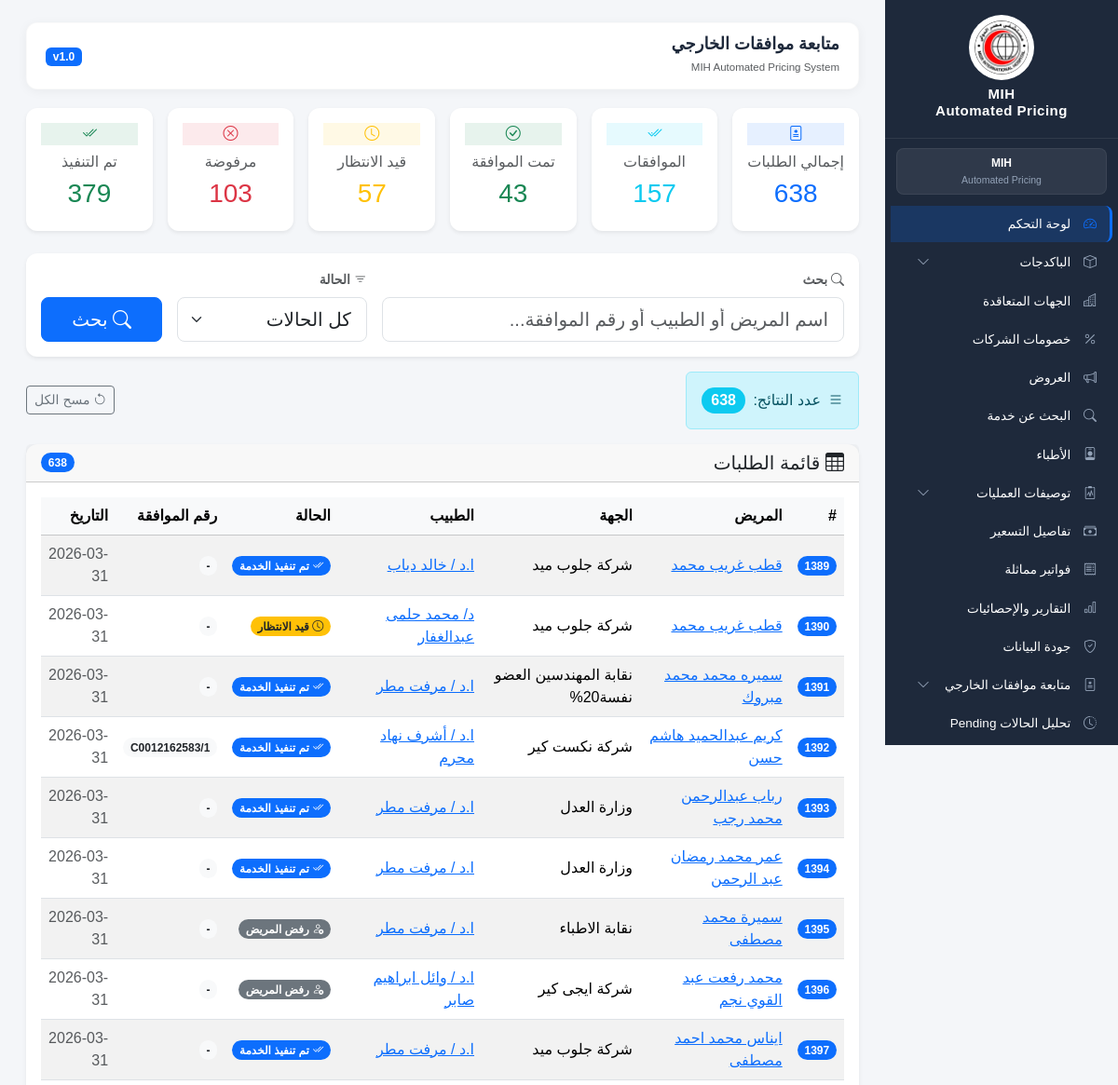
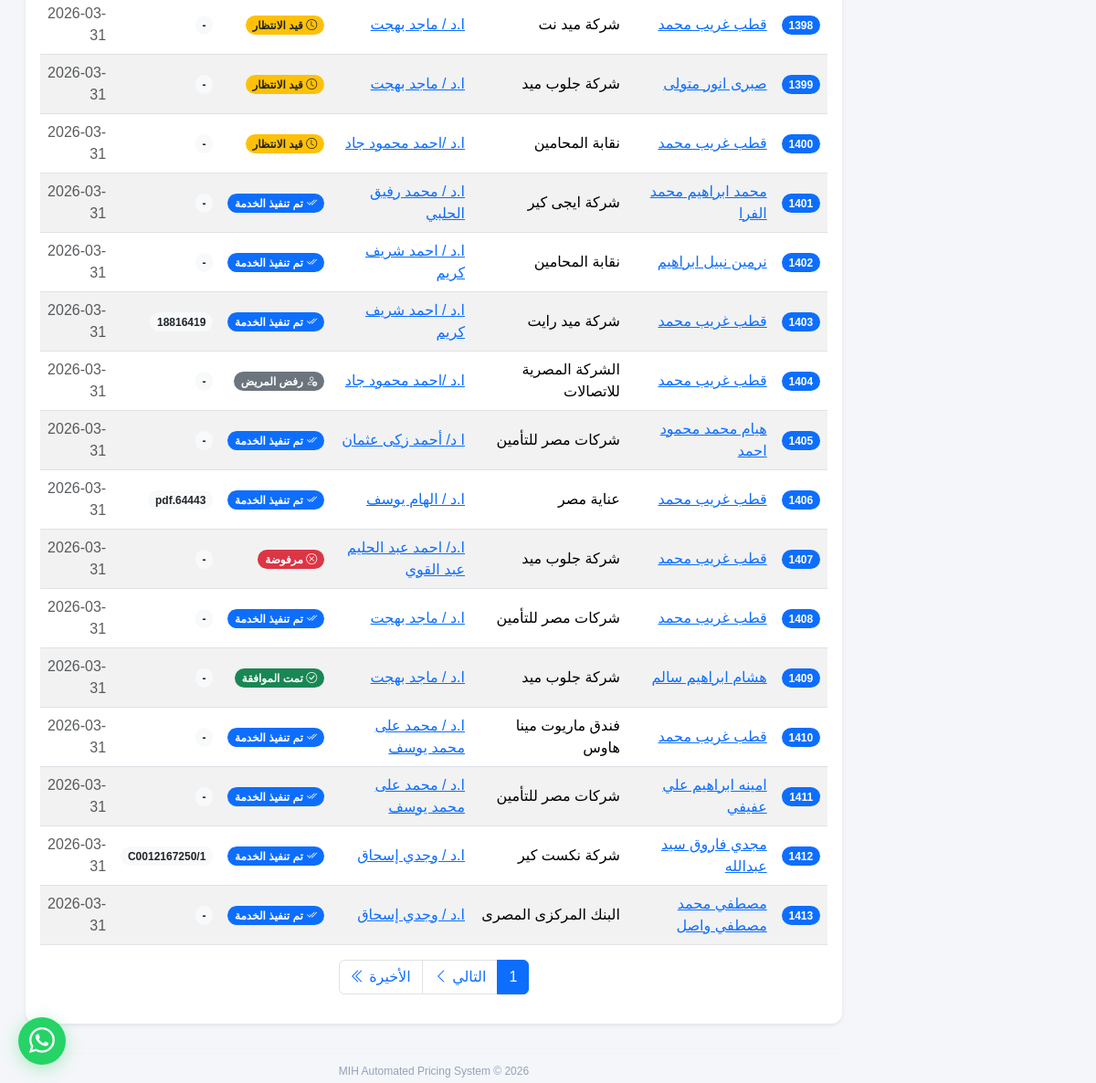
Screenshot of /external-approvals/ with the database file from the repository (2 pictures, top to bottom).
### pricing_requests/models.py (models this page shows, shortened)
class PricingRequest(models.Model):
    STATUS_CHOICES = [
    ("pending", "Pending"),
    ("approved", "Approved"),
    ("rejected", "Rejected"),
    ("service_done", "Service Done"),
    ("patient_refused", "Patient Refused"),
    ("unknown", "Unknown"),
]
    patient = models.ForeignKey(
        Patient,
        on_delete=models.CASCADE,
        related_name="pricing_requests"
    )
    entity = models.ForeignKey(
        ContractEntity,
        on_delete=models.PROTECT,
        related_name="pricing_requests"
    )
    sub_company = models.ForeignKey(
        SubCompany,
        on_delete=models.SET_NULL,
        null=True,
        blank=True,
        related_name="pricing_requests"
    )
    doctor_name = models.CharField(
        max_length=255
    )
    specialty = models.ForeignKey(
        Specialty,
        on_delete=models.PROTECT,
        related_name="pricing_requests"
    )
    procedure_name = models.CharField(
        max_length=500
    )
    requested_cost = models.DecimalField(
        max_digits=12,
        decimal_places=2,
        blank=True,
        null=True
    )
    received_cost = models.DecimalField(
        max_digits=12,
        decimal_places=2,
        blank=True,
        null=True
    )
    main_status = models.CharField(
    max_length=100,
    blank=True,
    null=True
    )
    billing_status = models.CharField(
    max_length=100,
    blank=True,
    null=True
    )
    approval_number = models.CharField(
    max_length=100,
    blank=True,
    null=True
)
    approval_date = models.DateField(
        blank=True,
        null=True
    )
    approval_expiry_date = models.DateField(
        blank=True,
        null=True
    )
    account_number = models.CharField(
        max_length=100,
        blank=True,
        null=True
    )
    expected_admission_date = models.DateField(
        blank=True,
        null=True
    )
    service_date = models.DateField(
    blank=True,
    null=True
)
    status = models.CharField(
        max_length=30,
        choices=STATUS_CHOICES,
        default="pending"
    )
    created_by = models.ForeignKey(
    User,
    on_delete=models.SET_NULL,
    null=True,
    blank=True,
    related_name="created_pricing_requests"
)
    agent_1 = models.ForeignKey(
    User,
    on_delete=models.SET_NULL,
    null=True,
    blank=True,
    related_name="agent1_requests"
)
    agent_2 = models.ForeignKey(
    User,
    on_delete=models.SET_NULL,
    null=True,
    blank=True,
    related_name="agent2_requests"
)
    created_at = models.DateTimeField(
        auto_now_add=True
    )
    updated_at = models.DateTimeField(
        auto_now=True
    )
    request_date = models.DateField(
    blank=True,
    null=True
)
    class Meta:
        verbose_name = "طلب تسعير"
        verbose_name_plural = "طلبات التسعير"
        indexes = [
        models.Index(fields=["status"]),
        models.Index(fields=["entity"]),
        models.Index(fields=["specialty"]),
        models.Index(fields=["expected_admission_date"]),
    ]

class Patient(models.Model):
    full_name = models.CharField(
        max_length=255
    )
    card_number = models.CharField(
        max_length=100,
        blank=True,
        null=True
    )
    phone = models.CharField(
        max_length=20,
        blank=True,
        null=True
    )
    medical_number = models.CharField(
    max_length=100,
    unique=True,
    blank=True,
    null=True
    )
    notes = models.TextField(
        blank=True,
        null=True
    )
    created_at = models.DateTimeField(
        auto_now_add=True
    )
    class Meta:
        verbose_name = "مريض"
        verbose_name_plural = "المرضى"

### contracts/models.py (models this page shows, shortened)
class ContractEntity(models.Model):
    name = models.CharField(
        max_length=255,
        unique=True
    )
    contract_type = models.CharField(
        max_length=100,
        blank=True,
        null=True
    )
    notes = models.TextField(
        blank=True,
        null=True
    )
    is_active = models.BooleanField(
        default=True
    )
    created_at = models.DateTimeField(
        auto_now_add=True
    )
    updated_at = models.DateTimeField(
        auto_now=True
    )
    class Meta:
        verbose_name = "الجهة"
        verbose_name_plural = "الجهات المتعاقدة"
        ordering = ["name"]

### frontend/views.py (the view, shortened to what this page needs)
def external_approvals(request):
    search = request.GET.get("search", "")
    status = request.GET.get("status", "")  # إضافة فلتر الحالة
    requests_qs = (
        PricingRequest.objects
        .select_related(
            "patient",
            "entity",
            "specialty"
        )
        .order_by("-request_date")
    )
    if status:
        requests_qs = requests_qs.filter(status=status)
    total_requests = requests_qs.count()
    approval_numbers = requests_qs.exclude(
        approval_number__isnull=True
    ).exclude(
        approval_number=""
    ).count()
    approved = requests_qs.filter(status="approved").count()
    pending = requests_qs.filter(status="pending").count()
    rejected = requests_qs.filter(status="rejected").count()
    service_done = requests_qs.filter(status="service_done").count()
    paginator = Paginator(requests_qs, 25)
    page_obj = paginator.get_page(request.GET.get("page"))
    context = {
        "page_obj": page_obj,
        "search": search,
        "status": status,  # إرسال الفلتر للـ Template
        "total_requests": total_requests,
        "approval_numbers": approval_numbers,
        "approved": approved,
        "pending": pending,
        "rejected": rejected,
        "service_done": service_done,
    }
    return render(
        request,
        "frontend/external_approvals.html",
        context
    )

### frontend/templates/frontend/external_approvals.html (shortened to what this page needs)
{% extends 'frontend/base.html' %}
{% block page_title %}
متابعة موافقات الخارجي
{% endblock %}
{% block content %}
<div class="row g-3 mb-4">
    <div class="col-md-2">
        <div class="card text-center border-primary shadow-sm hover-shadow">
            <div class="card-body">
                <div class="icon-circle bg-primary bg-opacity-10 mb-2 mx-auto">
                    <i class="bi bi-file-medical text-primary"></i>
                </div>
                <h6 class="text-muted">إجمالي الطلبات</h6>
                <h3 class="text-primary">{{ total_requests }}</h3>
            </div>
        </div>
    </div>
    <div class="col-md-2">
        <div class="card text-center border-info shadow-sm hover-shadow">
            <div class="card-body">
                <div class="icon-circle bg-info bg-opacity-10 mb-2 mx-auto">
                    <i class="bi bi-check2-all text-info"></i>
                </div>
                <h6 class="text-muted">الموافقات</h6>
                <h3 class="text-info">{{ approval_numbers }}</h3>
            </div>
        </div>
    </div>
    <div class="col-md-2">
        <div class="card text-center border-success shadow-sm hover-shadow">
            <div class="card-body">
                <div class="icon-circle bg-success bg-opacity-10 mb-2 mx-auto">
                    <i class="bi bi-check-circle text-success"></i>
                </div>
                <h6 class="text-muted">تمت الموافقة</h6>
                <h3 class="text-success">{{ approved }}</h3>
            </div>
        </div>
    </div>
    <div class="col-md-2">
        <div class="card text-center border-warning shadow-sm hover-shadow">
            <div class="card-body">
                <div class="icon-circle bg-warning bg-opacity-10 mb-2 mx-auto">
                    <i class="bi bi-clock text-warning"></i>
                </div>
                <h6 class="text-muted">قيد الانتظار</h6>
                <h3 class="text-warning">{{ pending }}</h3>
            </div>
        </div>
    </div>
    <div class="col-md-2">
        <div class="card text-center border-danger shadow-sm hover-shadow">
            <div class="card-body">
                <div class="icon-circle bg-danger bg-opacity-10 mb-2 mx-auto">
                    <i class="bi bi-x-circle text-danger"></i>
                </div>
                <h6 class="text-muted">مرفوضة</h6>
                <h3 class="text-danger">{{ rejected }}</h3>
            </div>
        </div>
    </div>
    <div class="col-md-2">
        <div class="card text-center border-success shadow-sm hover-shadow">
            <div class="card-body">
                <div class="icon-circle bg-success bg-opacity-10 mb-2 mx-auto">
                    <i class="bi bi-check2-all text-success"></i>
                </div>
                <h6 class="text-muted">تم التنفيذ</h6>
                <h3 class="text-success">{{ service_done }}</h3>
            </div>
        </div>
    </div>
</div>
<div class="card shadow-sm border-0 hover-shadow">
    <div class="card-body">
        <form method="get">
            <div class="row g-3 align-items-end">
                <div class="col-md-7">
                    <label class="form-label fw-bold small text-muted">
                        <i class="bi bi-search"></i> بحث
                    </label>
                    <input
                        type="text"
                        class="form-control form-control-lg"
                        name="search"
                        placeholder="اسم المريض أو الطبيب أو رقم الموافقة..."
                        value="{{ search }}"
                    >
                </div>
                <div class="col-md-3">
                    <label class="form-label fw-bold small text-muted">
                        <i class="bi bi-filter"></i> الحالة
                    </label>
                    <select name="status" class="form-select form-select-lg">
                        <option value="">كل الحالات</option>
                    </select>
                </div>
                <div class="col-md-2">
                    <button class="btn btn-primary btn-lg w-100">
                        <i class="bi bi-search"></i> بحث
                    </button>
                </div>
            </div>
        </form>
    </div>
</div>
<div class="d-flex justify-content-between align-items-center mt-3">
    <div class="alert alert-info mb-0 d-flex align-items-center gap-2">
        <i class="bi bi-list"></i>
        عدد النتائج:
        <strong class="badge bg-info rounded-pill fs-6">
            {{ page_obj.paginator.count }}
        </strong>
    </div>
    <a href="{% url 'external_approvals' %}" class="btn btn-outline-secondary btn-sm">
        <i class="bi bi-arrow-counterclockwise"></i> مسح الكل
    </a>
</div>
<div class="card shadow-sm border-0 mt-3 hover-shadow">
    <div class="card-header d-flex justify-content-between align-items-center">
        <h5 class="mb-0">
            <i class="bi bi-table"></i>
            قائمة الطلبات
        </h5>
        <span class="badge bg-primary rounded-pill">
            {{ page_obj.paginator.count }}
        </span>
    </div>
    <div class="card-body">
        <div class="table-responsive">
            <table class="table table-hover table-striped align-middle">
                <thead class="table-light">
                    <tr>
                        <th>#</th>
                        <th>المريض</th>
                        <th>الجهة</th>
                        <th>الطبيب</th>
                        <th>الحالة</th>
                        <th>رقم الموافقة</th>
                        <th>التاريخ</th>
                    </tr>
                </thead>
                <tbody>
                {% for item in page_obj %}
                    <tr>
                        <td>
                            <a href="{% url 'approval_detail' item.id %}" class="badge bg-primary rounded-pill text-decoration-none">
                                {{ item.id }}
                            </a>
                        </td>
                        <td>
    <a href="{% url 'patient_detail' item.patient.id %}">
        {{ item.patient.full_name }}
    </a>
</td>
                        <td>{{ item.entity.name }}</td>
                       <td>
    <a href="{% url 'doctor_detail' item.doctor_name %}">
        {{ item.doctor_name }}
    </a>
</td>
                        <td>
                            {% if item.status == "approved" %}
                                <span class="badge bg-success rounded-pill">
                                    <i class="bi bi-check-circle"></i> تمت الموافقة
                                </span>
                            {% elif item.status == "pending" %}
                                <span class="badge bg-warning text-dark rounded-pill">
                                    <i class="bi bi-clock"></i> قيد الانتظار
                                </span>
                            {% elif item.status == "rejected" %}
                                <span class="badge bg-danger rounded-pill">
                                    <i class="bi bi-x-circle"></i> مرفوضة
                                </span>
                            {% elif item.status == "service_done" %}
                                <span class="badge bg-primary rounded-pill">
                                    <i class="bi bi-check2-all"></i> تم تنفيذ الخدمة
                                </span>
                            {% elif item.status == "patient_refused" %}
                                <span class="badge bg-secondary rounded-pill">
                                    <i class="bi bi-person-x"></i> رفض المريض
                                </span>
                            {% else %}
                                <span class="badge bg-dark rounded-pill">
                                    {{ item.status }}
                                </span>
                            {% endif %}
                        </td>
                        <td>
                            <span class="badge bg-light text-dark rounded-pill">
                                {{ item.approval_number|default:"-" }}
                            </span>
                        </td>
                        <td>
                            <span class="text-muted">
                                {{ item.request_date|date:"Y-m-d" }}
                            </span>
                        </td>
                    </tr>
                {% endfor %}
                </tbody>
            </table>
        </div>
        <nav>
            <ul class="pagination justify-content-center">
                <li class="page-item active">
                    <span class="page-link">
                        {{ page_obj.number }}
                    </span>
                </li>
                {% if page_obj.has_next %}
                <li class="page-item">
                    <a class="page-link"
                       href="?page={{ page_obj.next_page_number }}&search={{ search }}&status={{ status }}">
                        التالي
                        <i class="bi bi-chevron-left"></i>
                    </a>
                </li>
                <li class="page-item">
                    <a class="page-link"
                       href="?page={{ page_obj.paginator.num_pages }}&search={{ search }}&status={{ status }}">
                        الأخيرة
                        <i class="bi bi-chevron-double-left"></i>
                    </a>
                </li>
                {% endif %}
            </ul>
        </nav>
    </div>
</div>
{% endblock %}

### frontend/templates/frontend/base.html (style rules this page uses)
:root { --sidebar-bg: #1e293b; --sidebar-hover: rgba(255,255,255,0.12); --sidebar-active: #0d6efd; --text-white: #ffffff; --text-muted: #94a3b8; --card-shadow: 0 2px 12px rgba(0,0,0,0.05); --card-shadow-hover: 0 6px 25px rgba(0,0,0,0.1); --border-radius: 12px; --transition-speed: 0.3s; }
* { margin: 0; padding: 0; box-sizing: border-box; }
html, body { height: 100%; }
body { background: #f4f6f9; font-family: Tahoma, sans-serif; display: flex; flex-direction: column; }
.card { border: none; border-radius: var(--border-radius); box-shadow: var(--card-shadow); transition: all var(--transition-speed) ease; background: white; }

### rows the page displays
PricingRequest: id "1389", patient.full_name "قطب غريب محمد", entity.name "شركة جلوب ميد", doctor_name "ا.د / خالد دياب", status "service_done" (drawn), approval_number "-", request_date "2026-03-31"
PricingRequest: id "1390", patient.full_name "قطب غريب محمد", entity.name "شركة جلوب ميد", doctor_name "د/ محمد حلمى عبدالغفار", status "pending" (drawn), approval_number "-", request_date "2026-03-31"
PricingRequest: id "1391", patient.full_name "سميره محمد محمد مبروك", entity.name "نقابة المهندسين العضو نفسة20%", doctor_name "ا.د / مرفت مطر", status "service_done" (drawn), approval_number "-", request_date "2026-03-31"
PricingRequest: id "1392", patient.full_name "كريم عبدالحميد هاشم حسن", entity.name "شركة نكست كير", doctor_name "ا.د / أشرف نهاد محرم", status "service_done" (drawn), approval_number "C0012162583/1", request_date "2026-03-31"
PricingRequest: id "1393", patient.full_name "رباب عبدالرحمن محمد رجب", entity.name "وزارة العدل", doctor_name "ا.د / مرفت مطر", status "service_done" (drawn), approval_number "-", request_date "2026-03-31"
PricingRequest: id "1394", patient.full_name "عمر محمد رمضان عبد الرحمن", entity.name "وزارة العدل", doctor_name "ا.د / مرفت مطر", status "service_done" (drawn), approval_number "-", request_date "2026-03-31"
PricingRequest: id "1395", patient.full_name "سميرة محمد مصطفى", entity.name "نقابة الاطباء", doctor_name "ا.د / مرفت مطر", status "patient_refused" (drawn), approval_number "-", request_date "2026-03-31"
PricingRequest: id "1396", patient.full_name "محمد رفعت عبد القوي نجم", entity.name "شركة ايجى كير", doctor_name "ا.د / وائل ابراهيم صابر", status "patient_refused" (drawn), approval_number "-", request_date "2026-03-31"
PricingRequest: id "1397", patient.full_name "ايناس محمد احمد مصطفى", entity.name "شركة جلوب ميد", doctor_name "ا.د / مرفت مطر", status "service_done" (drawn), approval_number "-", request_date "2026-03-31"
PricingRequest: id "1398", patient.full_name "قطب غريب محمد", entity.name "شركة ميد نت", doctor_name "ا.د / ماجد بهجت", status "pending" (drawn), approval_number "-", request_date "2026-03-31"
PricingRequest: id "1399", patient.full_name "صبرى انور متولى", entity.name "شركة جلوب ميد", doctor_name "ا.د / ماجد بهجت", status "pending" (drawn), approval_number "-", request_date "2026-03-31"
PricingRequest: id "1400", patient.full_name "قطب غريب محمد", entity.name "نقابة المحامين", doctor_name "ا.د /احمد محمود جاد", status "pending" (drawn), approval_number "-", request_date "2026-03-31"
PricingRequest: id "1401", patient.full_name "محمد ابراهيم محمد الفرا", entity.name "شركة ايجى كير", doctor_name "ا.د / محمد رفيق الحلبي", status "service_done" (drawn), approval_number "-", request_date "2026-03-31"
PricingRequest: id "1402", patient.full_name "نرمين نبيل ابراهيم", entity.name "نقابة المحامين", doctor_name "ا.د / احمد شريف كريم", status "service_done" (drawn), approval_number "-", request_date "2026-03-31"
PricingRequest: id "1403", patient.full_name "قطب غريب محمد", entity.name "شركة ميد رايت", doctor_name "ا.د / احمد شريف كريم", status "service_done" (drawn), approval_number "18816419", request_date "2026-03-31"
PricingRequest: id "1404", patient.full_name "قطب غريب محمد", entity.name "الشركة المصرية للاتصالات", doctor_name "ا.د /احمد محمود جاد", status "patient_refused" (drawn), approval_number "-", request_date "2026-03-31"
PricingRequest: id "1405", patient.full_name "هيام محمد محمود احمد", entity.name "شركات مصر للتأمين", doctor_name "ا د/ أحمد زكى عثمان", status "service_done" (drawn), approval_number "-", request_date "2026-03-31"
PricingRequest: id "1406", patient.full_name "قطب غريب محمد", entity.name "عناية مصر", doctor_name "ا.د / الهام يوسف", status "service_done" (drawn), approval_number "64443.pdf", request_date "2026-03-31"
PricingRequest: id "1407", patient.full_name "قطب غريب محمد", entity.name "شركة جلوب ميد", doctor_name "ا.د/ احمد عبد الحليم عبد القوي", status "rejected" (drawn), approval_number "-", request_date "2026-03-31"
PricingRequest: id "1408", patient.full_name "قطب غريب محمد", entity.name "شركات مصر للتأمين", doctor_name "ا.د / ماجد بهجت", status "service_done" (drawn), approval_number "-", request_date "2026-03-31"
PricingRequest: id "1409", patient.full_name "هشام ابراهيم سالم", entity.name "شركة جلوب ميد", doctor_name "ا.د / ماجد بهجت", status "approved" (drawn), approval_number "-", request_date "2026-03-31"
PricingRequest: id "1410", patient.full_name "قطب غريب محمد", entity.name "فندق ماريوت مينا هاوس", doctor_name "ا.د / محمد على محمد يوسف", status "service_done" (drawn), approval_number "-", request_date "2026-03-31"
PricingRequest: id "1411", patient.full_name "امينه ابراهيم علي عفيفي", entity.name "شركات مصر للتأمين", doctor_name "ا.د / محمد على محمد يوسف", status "service_done" (drawn), approval_number "-", request_date "2026-03-31"
PricingRequest: id "1412", patient.full_name "مجدي فاروق سيد عبدالله", entity.name "شركة نكست كير", doctor_name "ا.د / وجدي إسحاق", status "service_done" (drawn), approval_number "C0012167250/1", request_date "2026-03-31"
PricingRequest: id "1413", patient.full_name "مصطفي محمد مصطفي واصل", entity.name "البنك المركزى المصرى", doctor_name "ا.د / وجدي إسحاق", status "service_done" (drawn), approval_number "-", request_date "2026-03-31"

### other values shown
{{ total_requests }} "638"
{{ approval_numbers }} "157"
{{ approved }} "43"
{{ pending }} "57"
{{ rejected }} "103"
{{ service_done }} "379"
{{ page_obj.paginator.count }} "638"
{{ page_obj.number }} "1"
